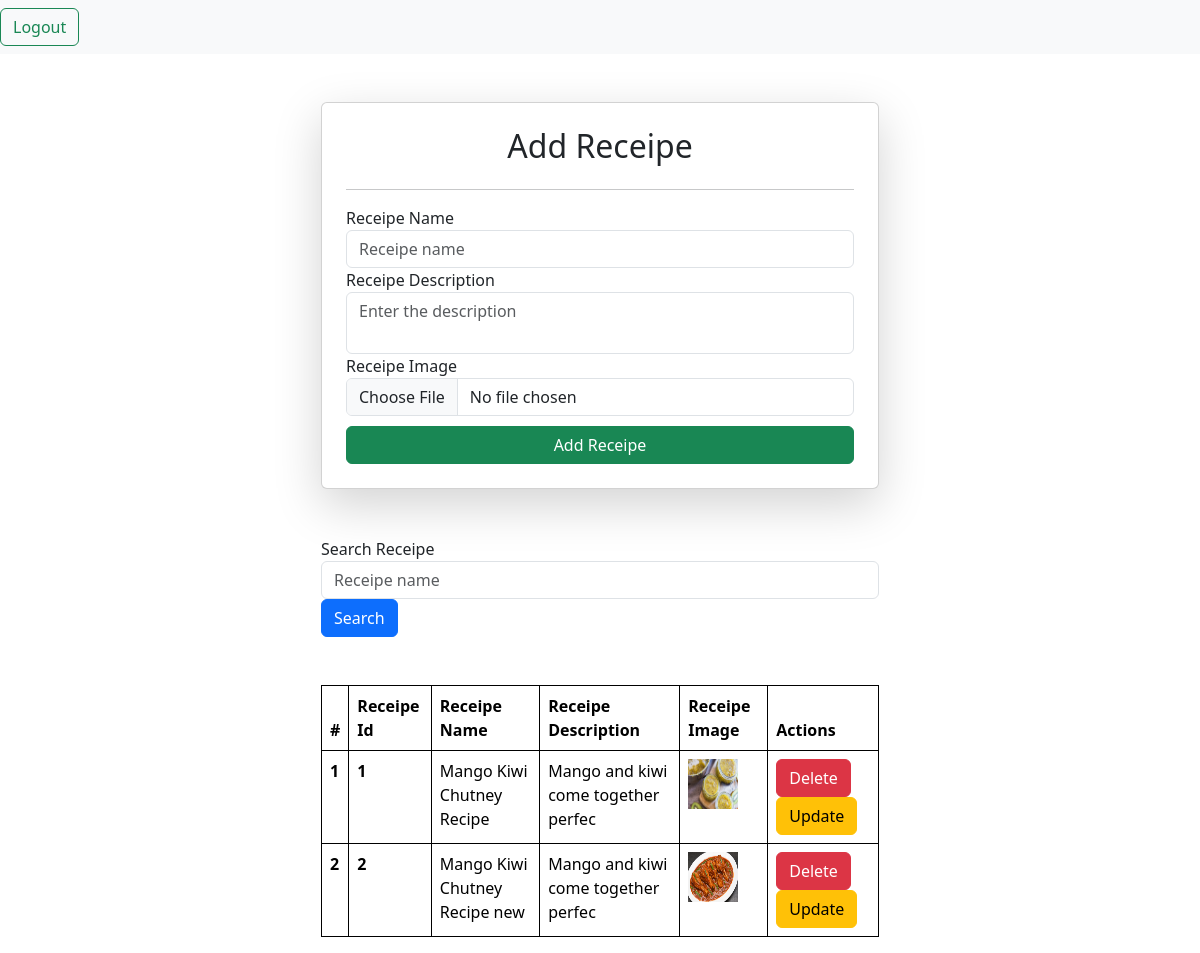
The app's page /receipes/ (signed in) with its own data.
### vege/models.py (models this page shows, shortened)
class Receipe(models.Model):
    user = models.ForeignKey(User, on_delete=models.SET_NULL, null=True, blank=True)
    receipe_name = models.CharField(max_length=100)
    slug = models.SlugField(unique=True)
    receipe_description = models.TextField()
    receipe_image = models.ImageField(upload_to="receipe_image/")
    receipe_view_count = models.IntegerField(default=1)

### vege/views.py (the view, shortened to what this page needs)
# urls.py: path('receipes/', receipes, name = "receipes"),
@login_required(login_url='/login/')
def receipes(request):
    querySet = Receipe.objects.all()
    if request.GET.get('search_receipe'):
        querySet = querySet.filter(receipe_name__icontains=request.GET.get('search_receipe'))
    context = {'receipes': querySet}
    return render(request, "receipe.html", context)

### vege/templates/receipe.html (shortened to what this page needs)
{% extends "base.html" %}
{% block start %}
<div class="container mt-5">
    <form class="col-6 mx-auto card p-4 shadow-lg" method="post" enctype="multipart/form-data" >
        <center><h2>Add Receipe</h2></center>
        <hr>
        <div class="form-group">
          <label for="exampleInputEmail1">Receipe Name</label>
          <input type="text" class="form-control" name="receipe_name" placeholder="Receipe name" required>
        </div>
        <div class="form-group">
            <label for="exampleInputEmail1">Receipe Description</label>
            <textarea class="form-control" name="receipe_description" style="resize:None" placeholder="Enter the description" required></textarea>
        </div>
        <div class="form-group">
            <label for="exampleInputEmail1">Receipe Image</label>
            <input type="file" class="form-control" name="receipe_image" placeholder="Receipe Image" required>
        </div>
        <button type="submit" class="btn btn-success" style="margin-top:10px">Add Receipe</button>
      </form>
</div>
<div class="container mt-5">
    <div class="mt-5">
        <div class="mx-auto col-6">
            <div class="mb-3">
                <form>
                <div class="form-group">
                    <label for="exampleInputEmail1">Search Receipe</label>
                    <input type="search" class="form-control" name="search_receipe" placeholder="Receipe name">
                  </div>
                <button type="submit" class="btn btn-primary">Search</button>
                </form>
    </div>
<table class="table table-hover mt-5">
    <thead>
      <tr>
        <th scope="col">#</th>
        <th scope="col">Receipe Id</th>
        <th scope="col">Receipe Name</th>
        <th scope="col">Receipe Description</th>
        <th scope="col">Receipe Image</th>
        <th scope="col">Actions</th>
      </tr>
    </thead>
    <tbody>
        {% for receipe in receipes %}
      <tr>
        <th scope="row">{{ forloop.counter }}</th>
        <th scope="row">{{receipe.id}}</th>
        <td>{{receipe.receipe_name}}</td>
        <td>{{receipe.receipe_description|slice:":35"}}</td>
        <td>
            <img src="/media/{{ receipe.receipe_image }}" style="height:50px; width:50px" >
        </td>
        <td>
            <a href="/delete_receipe/{{receipe.id}}/" class="btn btn-danger">Delete</a>
            <a href="/update_receipe/{{receipe.slug}}/" class="btn btn-warning">Update</a>
        </td>
      </tr>
      {% endfor %}
    </tbody>
  </table>
</div>
{% endblock %}

### home/templates/base.html (style rules this page uses)
table, th, td { border: 1px solid black; }

### records on screen
Receipe: id "1", receipe_name "Mango Kiwi Chutney Recipe", receipe_description "Mango and kiwi come together perfec", receipe_image (picture)
Receipe: id "2", receipe_name "Mango Kiwi Chutney Recipe new", receipe_description "Mango and kiwi come together perfec", receipe_image (picture)
